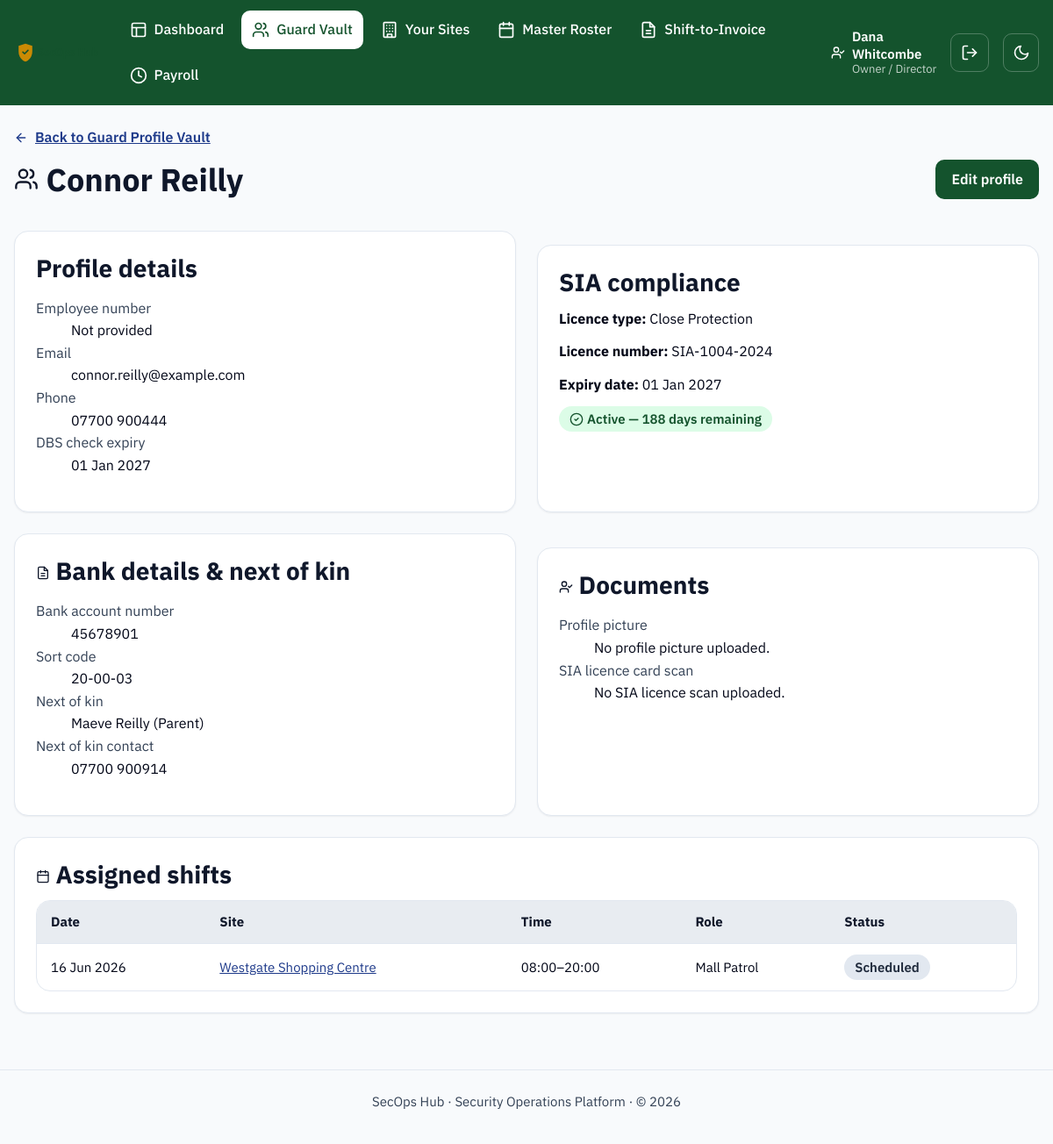
Page /guards/4 (signed in) on the earlier database version.
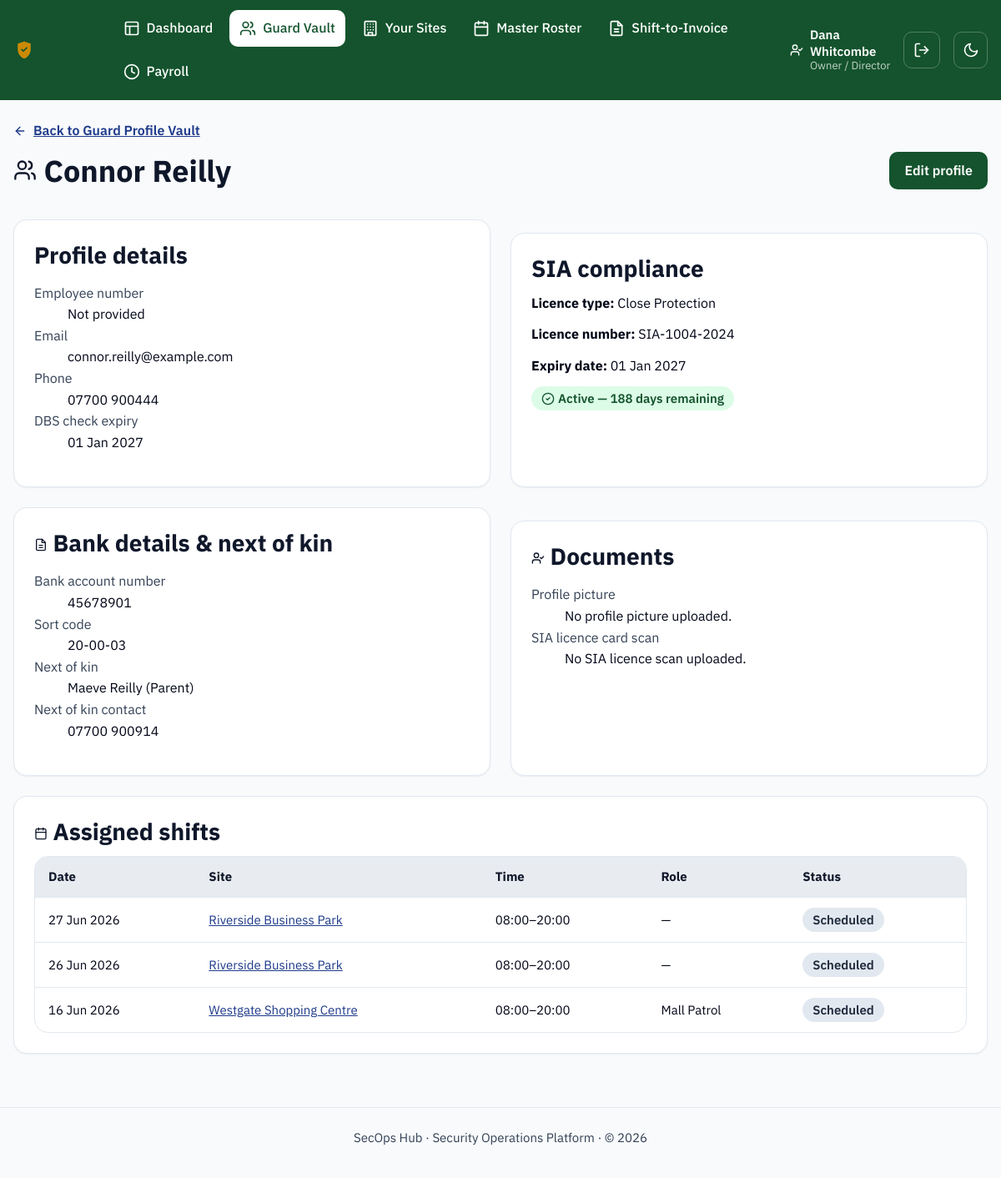
Same page on the later database version.
### models.py (models this page shows, shortened)
class User(UserMixin, db.Model):
    __tablename__ = "users"
    id = db.Column(db.Integer, primary_key=True)
    name = db.Column(db.String(120), nullable=False)
    email = db.Column(db.String(120), unique=True, nullable=False)
    password_hash = db.Column(db.String(255), nullable=False)
    role = db.Column(db.String(30), nullable=False)
    language = db.Column(db.String(10), default="en", nullable=False)
    is_active_account = db.Column(db.Boolean, default=True, nullable=False)
    mfa_secret = db.Column(db.String(32))
    mfa_enabled = db.Column(db.Boolean, default=False, nullable=False)
    guard_id = db.Column(db.Integer, db.ForeignKey("guards.id"), nullable=True)
    created_at = db.Column(db.DateTime, default=datetime.utcnow)
    last_login_at = db.Column(db.DateTime)
    guard = db.relationship("Guard")
    @property
    def role_label(self):
        return ROLE_LABELS.get(self.role, self.role)
    @property
    def is_frontline(self):
        return self.role in FRONTLINE_ROLES

class Guard(db.Model):
    __tablename__ = "guards"
    id = db.Column(db.Integer, primary_key=True)
    employee_number = db.Column(db.String(40), unique=True)
    first_name = db.Column(db.String(80), nullable=False)
    last_name = db.Column(db.String(80), nullable=False)
    email = db.Column(db.String(120))
    phone = db.Column(db.String(30))
    sia_license_number = db.Column(db.String(40), nullable=False, unique=True)
    sia_license_type = db.Column(db.String(60), nullable=False)
    sia_expiry_date = db.Column(db.Date, nullable=False)
    dbs_expiry_date = db.Column(db.Date)
    is_active = db.Column(db.Boolean, default=True, nullable=False)
    pay_rate = db.Column(db.Numeric(8, 2), default=12.00, nullable=False)
    created_at = db.Column(db.DateTime, default=datetime.utcnow)
    bank_account_number = db.Column(db.String(20))
    bank_sort_code = db.Column(db.String(10))
    next_of_kin_name = db.Column(db.String(120))
    next_of_kin_relationship = db.Column(db.String(80))
    next_of_kin_contact = db.Column(db.String(30))
    profile_picture_filename = db.Column(db.String(255))
    sia_card_scan_filename = db.Column(db.String(255))
    shifts = db.relationship("Shift", back_populates="guard")
    @property
    def full_name(self):
        return f"{self.first_name} {self.last_name}"
    @property
    def sia_days_remaining(self):
        return (self.sia_expiry_date - date.today()).days
    @property
    def sia_status(self):
        days = self.sia_days_remaining
        if days < 0:
            return "expired"
        if days <= SIA_EXPIRY_WARNING_DAYS:
            return "warning"
        return "valid"

class Shift(db.Model):
    __tablename__ = "shifts"
    id = db.Column(db.Integer, primary_key=True)
    site_id = db.Column(db.Integer, db.ForeignKey("sites.id"), nullable=False)
    guard_id = db.Column(db.Integer, db.ForeignKey("guards.id"), nullable=True)
    assigned_user_id = db.Column(db.Integer, db.ForeignKey("users.id"), nullable=True)
    staff_category = db.Column(db.String(20), default=STAFF_CATEGORY_GUARD, nullable=False)
    shift_date = db.Column(db.Date, nullable=False)
    start_time = db.Column(db.Time, nullable=False)
    end_time = db.Column(db.Time, nullable=False)
    role = db.Column(db.String(80))
    pay_rate = db.Column(db.Numeric(8, 2), default=0, nullable=False)
    bill_rate = db.Column(db.Numeric(8, 2), default=0, nullable=False)
    status = db.Column(db.String(20), default="scheduled", nullable=False)
    invoice_id = db.Column(db.Integer, db.ForeignKey("invoices.id"), nullable=True)
    notes = db.Column(db.String(255))
    clock_in = db.Column(db.DateTime, nullable=True)
    clock_out = db.Column(db.DateTime, nullable=True)
    total_hours = db.Column(db.Numeric(6, 2), nullable=True)
    approved_by_manager = db.Column(db.Boolean, default=False, nullable=False)
    paid_out = db.Column(db.Boolean, default=False, nullable=False)
    site = db.relationship("Site", back_populates="shifts")
    guard = db.relationship("Guard", back_populates="shifts")
    invoice = db.relationship("Invoice", back_populates="shifts")
    assigned_user = db.relationship("User", foreign_keys=[assigned_user_id])

class Site(db.Model):
    __tablename__ = "sites"
    id = db.Column(db.Integer, primary_key=True)
    name = db.Column(db.String(120), nullable=False)
    client_name = db.Column(db.String(120), nullable=False)
    address = db.Column(db.String(255))
    site_manager = db.Column(db.String(120))
    pay_rate_default = db.Column(db.Numeric(8, 2), default=0)
    bill_rate_default = db.Column(db.Numeric(8, 2), default=0)
    billing_rate = db.Column(db.Numeric(8, 2), default=18.00, nullable=False)
    is_active = db.Column(db.Boolean, default=True, nullable=False)
    created_at = db.Column(db.DateTime, default=datetime.utcnow)
    shifts = db.relationship("Shift", back_populates="site")
    invoices = db.relationship("Invoice", back_populates="site")

### blueprints/guards.py (the view)
@guards_bp.route("/<int:guard_id>")
def detail(guard_id):
    guard = Guard.query.get_or_404(guard_id)
    return render_template("guards/detail.html", guard=guard)

### templates/guards/detail.html (shortened to what this page needs)
{% extends "base.html" %}
{% from "_icons.html" import icon_arrow_left, icon_users, icon_check_circle, icon_alert_triangle, icon_x_circle, icon_calendar, icon_user_check, icon_invoice %}
{% block content %}
  <a class="breadcrumb-link" href="{{ url_for('guards.list_guards') }}">{{ icon_arrow_left("icon icon--sm") }} Back to Guard Profile Vault</a>
  <div class="page-header">
    <div>
      <h1>{{ icon_users("icon icon--lg") }} {{ guard.full_name }}</h1>
    </div>
    <a class="btn btn-primary" href="{{ url_for('guards.edit_guard', guard_id=guard.id) }}">Edit profile</a>
  </div>
  <div class="grid-2">
    <section class="card" aria-labelledby="profile-heading">
      <h2 id="profile-heading">Profile details</h2>
      <dl>
        <dt class="page-header__meta">Employee number</dt>
        <dd>{{ guard.employee_number or 'Not provided' }}</dd>
        <dt class="page-header__meta">Email</dt>
        <dd>{{ guard.email or 'Not provided' }}</dd>
        <dt class="page-header__meta">Phone</dt>
        <dd>{{ guard.phone or 'Not provided' }}</dd>
        <dt class="page-header__meta">DBS check expiry</dt>
        <dd>{{ guard.dbs_expiry_date.strftime('%d %b %Y') if guard.dbs_expiry_date else 'Not on file' }}</dd>
      </dl>
    </section>
    <section class="card" aria-labelledby="compliance-heading">
      <h2 id="compliance-heading">SIA compliance</h2>
      <p><strong>Licence type:</strong> {{ guard.sia_license_type }}</p>
      <p><strong>Licence number:</strong> {{ guard.sia_license_number }}</p>
      <p><strong>Expiry date:</strong> {{ guard.sia_expiry_date.strftime('%d %b %Y') }}</p>
      <p>
        {% if guard.sia_status == 'valid' %}
          <span class="badge badge--success">{{ icon_check_circle("icon icon--sm") }} Active &mdash; {{ guard.sia_days_remaining }} days remaining</span>
        {% elif guard.sia_status == 'warning' %}
          <span class="badge badge--warning">{{ icon_alert_triangle("icon icon--sm") }} Expires Soon &mdash; {{ guard.sia_days_remaining }} days remaining</span>
        {% else %}
          <span class="badge badge--danger">{{ icon_x_circle("icon icon--sm") }} Expired &mdash; not eligible for rostering</span>
        {% endif %}
      </p>
    </section>
  </div>
  <div class="grid-2" style="margin-top: var(--space-5);">
    <section class="card" aria-labelledby="banking-heading">
      <h2 id="banking-heading">{{ icon_invoice("icon icon--sm") }} Bank details &amp; next of kin</h2>
      <dl>
        <dt class="page-header__meta">Bank account number</dt>
        <dd>{{ guard.bank_account_number or 'Not provided' }}</dd>
        <dt class="page-header__meta">Sort code</dt>
        <dd>{{ guard.bank_sort_code or 'Not provided' }}</dd>
        <dt class="page-header__meta">Next of kin</dt>
        <dd>{{ guard.next_of_kin_name or 'Not provided' }}{% if guard.next_of_kin_relationship %} ({{ guard.next_of_kin_relationship }}){% endif %}</dd>
        <dt class="page-header__meta">Next of kin contact</dt>
        <dd>{{ guard.next_of_kin_contact or 'Not provided' }}</dd>
      </dl>
    </section>
    <section class="card" aria-labelledby="documents-heading">
      <h2 id="documents-heading">{{ icon_user_check("icon icon--sm") }} Documents</h2>
      <dl>
        <dt class="page-header__meta">Profile picture</dt>
        <dd>
          {% if guard.profile_picture_filename %}
            <a href="{{ url_for('static', filename='uploads/guards/' ~ guard.profile_picture_filename) }}" target="_blank" rel="noopener">
              <img src="{{ url_for('static', filename='uploads/guards/' ~ guard.profile_picture_filename) }}" alt="{{ guard.full_name }} profile picture" style="max-width: 96px; max-height: 96px; border-radius: var(--radius-md, 8px); display: block;">
            </a>
          {% else %}
            No profile picture uploaded.
          {% endif %}
        </dd>
        <dt class="page-header__meta">SIA licence card scan</dt>
        <dd>
          {% if guard.sia_card_scan_filename %}
            <a href="{{ url_for('static', filename='uploads/guards/' ~ guard.sia_card_scan_filename) }}" target="_blank" rel="noopener">View uploaded file</a>
          {% else %}
            No SIA licence scan uploaded.
          {% endif %}
        </dd>
      </dl>
    </section>
  </div>
  <section class="card" aria-labelledby="shifts-heading" style="margin-top: var(--space-5);">
    <h2 id="shifts-heading">{{ icon_calendar("icon icon--sm") }} Assigned shifts</h2>
    {% if guard.shifts %}
      <div class="table-wrapper">
        <table>
          <thead>
            <tr>
              <th scope="col">Date</th>
              <th scope="col">Site</th>
              <th scope="col">Time</th>
              <th scope="col">Role</th>
              <th scope="col">Status</th>
            </tr>
          </thead>
          <tbody>
            {% for shift in guard.shifts|sort(attribute='shift_date', reverse=true) %}
              <tr>
                <td>{{ shift.shift_date.strftime('%d %b %Y') }}</td>
                <td><a href="{{ url_for('sites.detail', site_id=shift.site_id) }}">{{ shift.site.name }}</a></td>
                <td>{{ shift.start_time.strftime('%H:%M') }}&ndash;{{ shift.end_time.strftime('%H:%M') }}</td>
                <td>{{ shift.role or '—' }}</td>
                <td><span class="badge badge--{{ shift.status }}">{{ shift.status|capitalize }}</span></td>
              </tr>
            {% endfor %}
          </tbody>
        </table>
      </div>
    {% else %}
      <div class="empty-state">
        <p>No shifts have been assigned to this guard yet.</p>
      </div>
    {% endif %}
  </section>
{% endblock %}

### templates/base.html (shortened to what this page needs)
<!doctype html>
<html lang="en">
<head>
  <link rel="stylesheet" href="{{ url_for('static', filename='css/styles.css') }}">
</head>
<body class="{% block body_class %}{% endblock %}">
  {% from "_icons.html" import icon_shield, icon_layout, icon_users, icon_building, icon_invoice, icon_sun, icon_moon, icon_log_out, icon_user_check, icon_clock, icon_calendar %}
  <header class="app-header">
    <div class="app-header__inner">
      <a class="app-header__brand" href="{{ url_for('dashboard') }}">
        <img class="app-header__logo" src="{{ url_for('static', filename='img/logo.svg') }}" alt="SecOps Hub" height="28">
      </a>
      {% if current_user.is_authenticated %}
        <nav class="app-nav" aria-label="Primary">
          {% if not current_user.is_frontline %}
            <a href="{{ url_for('dashboard') }}" {% if request.endpoint == 'dashboard' %}aria-current="page"{% endif %}>
              {{ icon_layout() }} {{ t('nav.dashboard') }}
            </a>
          {% endif %}
          {% if current_user.role in ('owner', 'ops_manager', 'hr_compliance') %}
            <a href="{{ url_for('guards.list_guards') }}" {% if request.endpoint and request.endpoint.startswith('guards.') %}aria-current="page"{% endif %}>
              {{ icon_users() }} {{ t('nav.guards') }}
            </a>
          {% endif %}
          {% if current_user.role in ('owner', 'ops_manager', 'supervisor') %}
            <a href="{{ url_for('sites.list_sites') }}" {% if request.endpoint and request.endpoint.startswith('sites.') %}aria-current="page"{% endif %}>
              {{ icon_building() }} {{ t('nav.sites') }}
            </a>
            <a href="{{ url_for('roster.master') }}" {% if request.endpoint and request.endpoint.startswith('roster.') %}aria-current="page"{% endif %}>
              {{ icon_calendar() }} {{ t('nav.roster') }}
            </a>
          {% endif %}
          {% if current_user.role in ('owner', 'ops_manager') %}
            <a href="{{ url_for('invoices.list_invoices') }}" {% if request.endpoint and request.endpoint.startswith('invoices.') %}aria-current="page"{% endif %}>
              {{ icon_invoice() }} {{ t('nav.invoices') }}
            </a>
          {% endif %}
          {% if current_user.role in ('owner', 'hr_compliance') %}
            <a href="{{ url_for('payroll.overview') }}" {% if request.endpoint and request.endpoint.startswith('payroll.') %}aria-current="page"{% endif %}>
              {{ icon_clock() }} {{ t('nav.payroll') }}
            </a>
          {% endif %}
        </nav>
        <div class="app-header__session">
          <span class="app-header__user">
            {{ icon_user_check("icon icon--sm") }}
            <span>
              <strong>{{ current_user.name }}</strong>
              <small>{{ current_user.role_label }}</small>
            </span>
          </span>
          <form method="post" action="{{ url_for('auth.logout') }}">
            <button type="submit" class="theme-toggle" aria-label="{{ t('nav.logout') }}" title="{{ t('nav.logout') }}">
              {{ icon_log_out() }}
            </button>
          </form>
        </div>
      {% endif %}
      <button type="button" id="theme-toggle" class="theme-toggle" aria-pressed="false" aria-label="Switch to dark mode">
        {{ icon_moon("icon icon-moon") }}
      </button>
    </div>
  </header>
  <main id="main-content" class="app-main">
    {% with messages = get_flashed_messages(with_categories=true) %}
      {% if messages %}
          {% for category, message in messages %}
              {% if category == 'error' %}
                {% from "_icons.html" import icon_x_circle %}
              {% else %}
                {% from "_icons.html" import icon_check_circle %}
              {% endif %}
          {% endfor %}
      {% endif %}
    {% endwith %}
    {% block content %}{% endblock %}
  </main>
  <footer class="app-footer">
    <p>SecOps Hub &middot; Security Operations Platform &middot; &copy; {{ current_year }}</p>
  </footer>
</body>
</html>

Differences in the rows shown:
added Shift: shift_date "27 Jun 2026", site.name "Riverside Business Park", start_time "08:00", end_time "20:00", role "—", status "Scheduled"
added Shift: shift_date "26 Jun 2026", site.name "Riverside Business Park", start_time "08:00", end_time "20:00", role "—", status "Scheduled"
